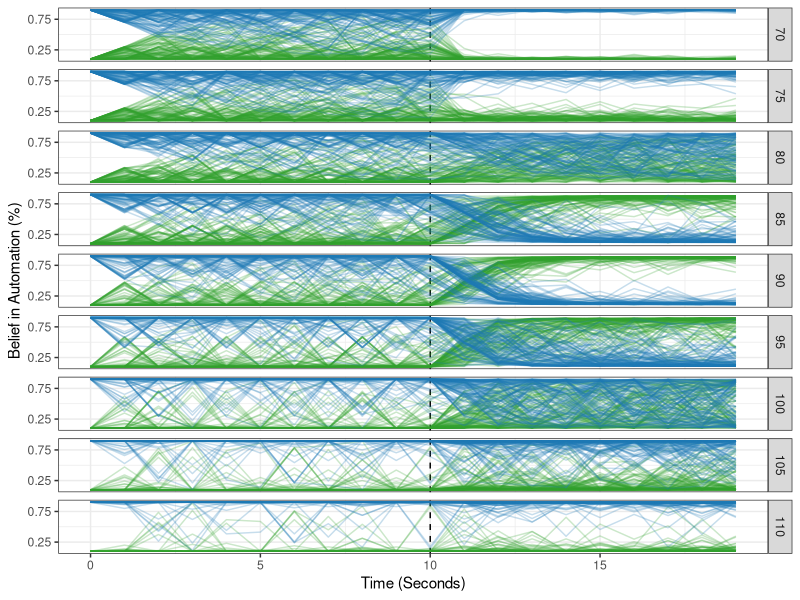
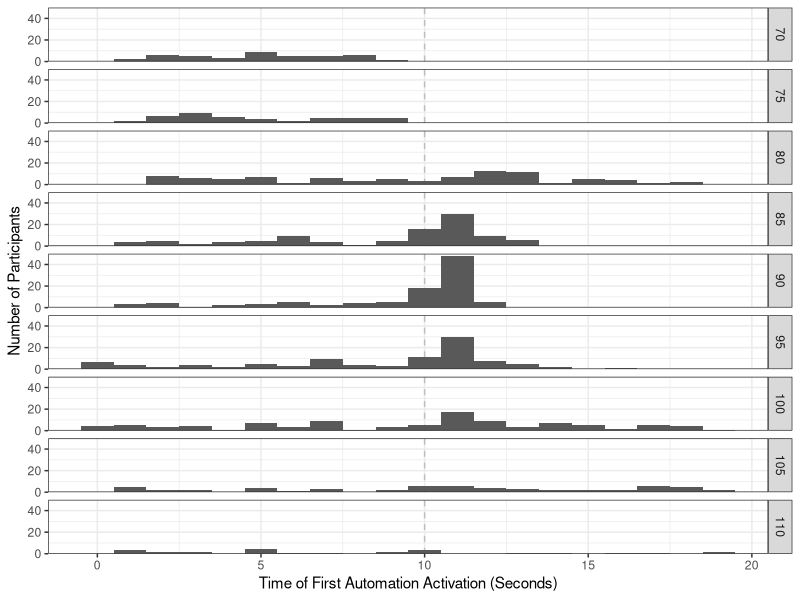
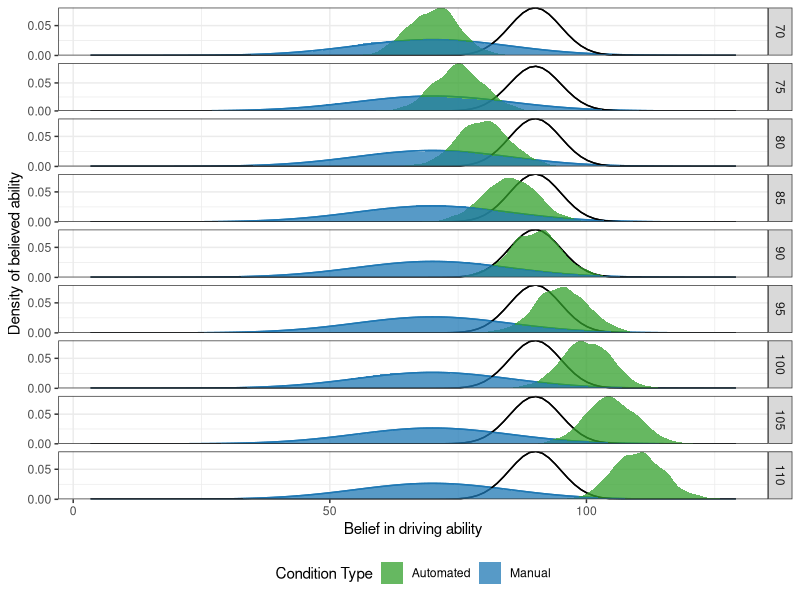
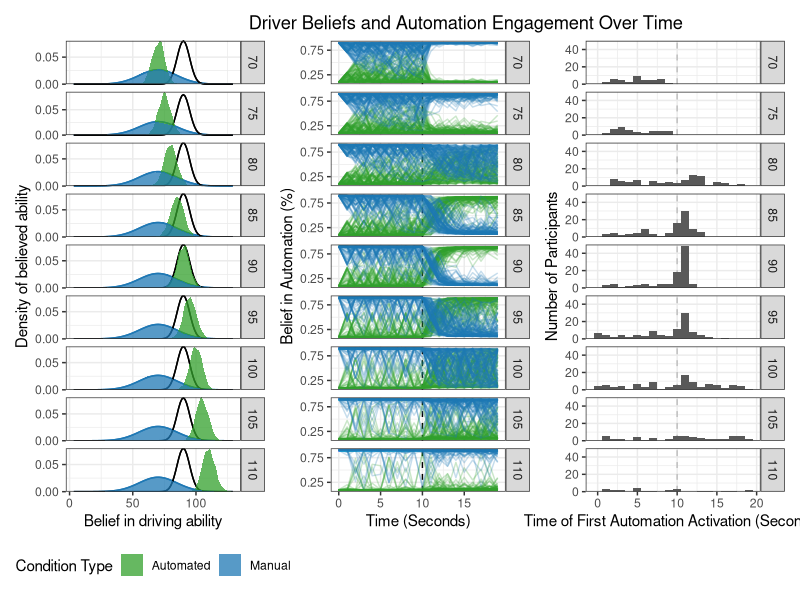

Recreate these plots in R, in order.
## ---- chunk 1
library(tidyverse)
library(patchwork)
library(ggplot2)
## ---- chunk 2
mean_change_df = read_csv("simulation_results.csv")

mean_change_df = mean_change_df %>% 
  group_by(iteration, condition_mean) %>% 
  mutate(minsep_time = min(min(timestep[action == 1]),20),
         action = ifelse(timestep >= minsep_time, "Automation", "Manual"))

distr_df = read_csv("distr_data.csv")
## ---- chunk 3
belief_plots = ggplot()+
  geom_vline(xintercept = 10, color = "black", linetype = 2)+
  geom_path(data = mean_change_df, 
            aes(x = timestep, y = belief_m, group = iteration), 
            color = "#33a02c",
            alpha = 0.25)+
  geom_path(data = mean_change_df, 
            aes(x = timestep, y = belief_a, group = iteration), 
            color = "#1f78b4",
            alpha = 0.25)+
  facet_grid(condition_mean~.)+
  xlab("Time (Seconds)")+
  ylab("Belief in Automation (%)")+
  scale_y_continuous( 
    breaks = c(.25, .75),# <- forces those ticks to appear          # <- optional: removes padding
  )+ 
  theme_bw()

belief_plots
## ---- chunk 4
action_plots <- ggplot(filter(mean_change_df, timestep == minsep_time),
       aes(x = minsep_time)) +
  geom_vline(xintercept = 10, color = "grey", linetype = 2) +
  geom_histogram(binwidth = 1) +
  facet_grid(condition_mean ~ .) +
  labs(x = "Time of First Automation Activation (Seconds)",
       y = "Number of Participants") +
  scale_y_continuous(
    breaks = c(0, 20, 40, 60),
    limits = c(0, 50),         # <- forces those ticks to appear
    expand = c(0, 0)           # <- optional: removes padding
  )+
  theme_bw()

# Make sure it renders:
action_plots
## ---- chunk 5
distr_plots = ggplot(distr_df, aes(x = values, fill = condition_type))+
  stat_function(fun = dnorm, args = list(mean = 70, sd = 15), color = "#1f78b4")+
  stat_function(fun = dnorm, args = list(mean = 90, sd = 5),color = "black")+
  stat_density(alpha = 0.75, position = "dodge")+
  theme_bw()+
  scale_fill_manual(values = c("#33a02c", "#1f78b4"))+
  guides()+
  facet_grid(condition_mean~., scales = "free")+
  labs(
    x = "Belief in driving ability",
    y = "Density of believed ability",
    #title = "Belief in manual or automated driving ability at some speed (kmh)",
    fill = "Condition Type")+
  theme(legend.position = "bottom")+
  scale_y_continuous(
    breaks = c(0, .05, .12),
    expand = c(0,0)
  )
 
distr_plots
## ---- chunk 6
distr_plots+belief_plots+action_plots +
  ggtitle("Driver Beliefs and Automation Engagement Over Time")+
  theme(plot.title = element_text(hjust = 1.3))

#this should ahve a title 
# we are trying to simplify, so a lot of what we are doing is try to simplify 
